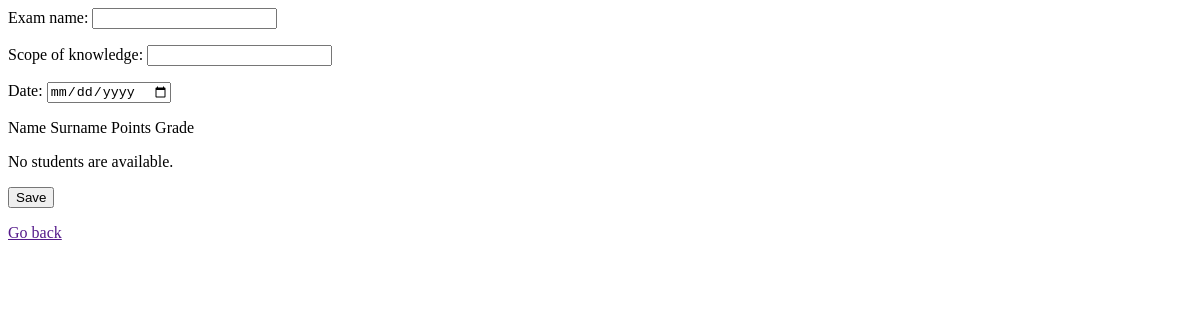
Before: /exams/add_exams with the older database file.
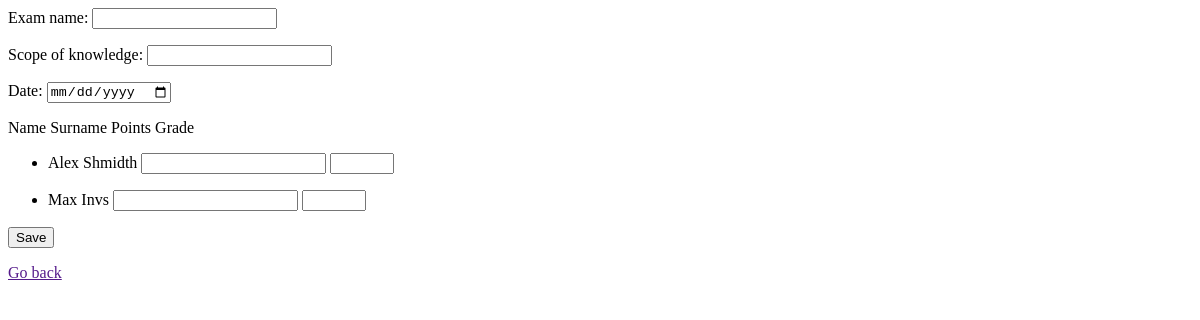
After: the same page with the newer database file.
### exams/models.py (models this page shows, shortened)
class Students(models.Model):
    name = models.CharField(max_length=200)
    surname = models.CharField(max_length=200)

### exams/views.py (the view)
# urls.py: path('add_exams', views.add_exams, name='add_exams'),
def add_exams(request):
    exams_list = Exams.objects.all()
    students_list = Students.objects.all()
    template = loader.get_template('exams/add_exams.html')
    context = {
        'exams_list': exams_list,
        'students_list': students_list
    }
    return HttpResponse(template.render(context, request))

### exams/templates/exams/add_exams.html
<form action='save_exam' method='GET'>
  Exam name: <input type="text" name="exam_name"> </p>
  Scope of knowledge: <input type="text" name="exam_sok"> </p>
  Date: <input type="date" name="exam_date"> </p>
  Name     Surname   Points  Grade
    {% if students_list %}
        <ul>
        {% for students in students_list %}
            <li>{{students.name }} {{students.surname}} <input type="text" name="points" > <input type="number" name="grade" step="0.5" min="1" max="5"> </p></li>
        {% endfor %}
        </ul>
    {% else %}
        <p>No students are available.</p>
    {% endif %}
  <button type='submit'> Save</button>
</form>
<a href="{{request.META.HTTP_REFERER}}">Go back</a>

Changed rows visible on the page:
added Students: name "Alex", surname "Shmidth"
added Students: name "Max", surname "Invs"
Other visible differences:
text no longer shown: "No students are available."
